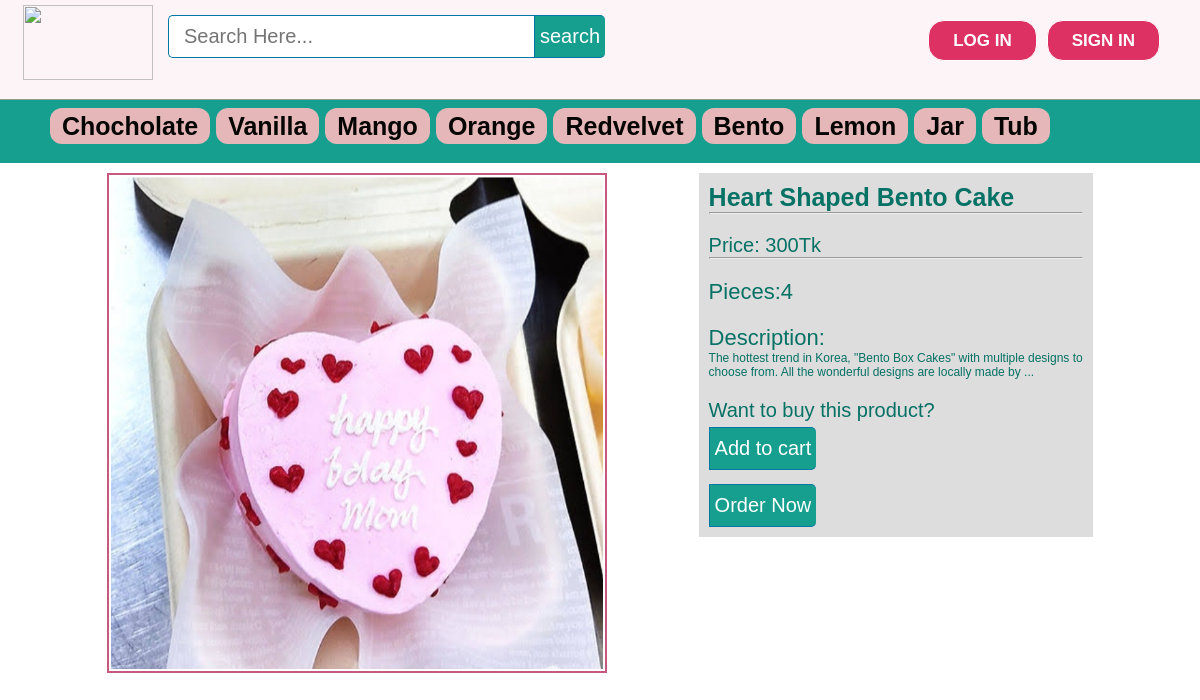
The app's page /OurProducts/view_product.php?pid=25 with its own data.
### tables this page shows
CREATE TABLE `products` (
  `id` int(11) NOT NULL,
  `pName` varchar(100) NOT NULL,
  `price` int(11) NOT NULL,
  `piece` int(11) NOT NULL,
  `description` text NOT NULL,
  `available` int(11) NOT NULL,
  `category` varchar(100) NOT NULL,
  `type` varchar(100) NOT NULL,
  `item` varchar(100) NOT NULL,
  `pCode` varchar(20) NOT NULL,
  `picture` text NOT NULL
);

### OurProducts/view_product.php (the view, shortened to what this page needs)
<?php include ( "../inc/connect.inc.php" ); ?>
<?php
if (isset($_REQUEST['pid'])) {
	$pid = mysqli_real_escape_string($con, $_REQUEST['pid']);
}else {
	header('location: index.php');
}
$getposts = mysqli_query($con, "SELECT * FROM products WHERE id ='$pid'") or die(mysqlI_error($con));
					if (mysqli_num_rows($getposts)) {
						$row = mysqli_fetch_assoc($getposts);
						$pName = $row['pName'];
						$price = $row['price'];
						$piece=$row['piece'];
						$description = $row['description'];
						$picture = $row['picture'];
						$item = $row['item'];
					}
?>
<!DOCTYPE html>
<html>
<head>
	<link rel="stylesheet" type="text/css" href="../css/style.css">
</head>
<body>
	<?php include ( "../inc/mainheader.inc.php" ); ?>
	<div class="categolis">
		<table>
			<tr>
				<th>
					<a href="chocholate.php" style="text-decoration: none;color: #040403;padding: 4px 12px;background-color: #e6b7b8;border-radius: 12px;">Chocholate</a>
				</th>
				<th><a href="vanilla.php" style="text-decoration: none;color: #040403;padding: 4px 12px;background-color: #e6b7b8;border-radius: 12px;">Vanilla</a></th>
				<th><a href="mango.php" style="text-decoration: none;color: #040403;padding: 4px 12px;background-color: #e6b7b8;border-radius: 12px;">Mango</a></th>
				<th><a href="orange.php" style="text-decoration: none;color: #040403;padding: 4px 12px;background-color: #e6b7b8;border-radius: 12px;">Orange</a></th>
				<th><a href="redVelvet.php" style="text-decoration: none;color: #040403;padding: 4px 12px;background-color: #e6b7b8;border-radius: 12px;">Redvelvet</a></th>
				<th><a href="bento.php" style="text-decoration: none;color: #040403;padding: 4px 12px;background-color: #e6b7b8;border-radius: 12px;">Bento</a></th>
				<th><a href="lemon.php" style="text-decoration: none;color: #040403;padding: 4px 12px;background-color: #e6b7b8;border-radius: 12px;">Lemon</a></th>
				<th><a href="jar.php" style="text-decoration: none;color: #040403;padding: 4px 12px;background-color: #e6b7b8;border-radius: 12px;">Jar</a></th>
				<th><a href="tub.php" style="text-decoration: none;color: #040403;padding: 4px 12px;background-color: #e6b7b8;border-radius: 12px;">Tub</a></th>
			</tr>
		</table>
	</div>
	<div style="margin: 0 97px; padding: 10px">
		<?php
			echo '
				<div style="float: left;">
				<div>
					<img src="../image/product/'.$item.'/'.$picture.'" style="height: 500px; width: 500px; padding: 2px; border: 2px solid #c7587e;">
				</div>
				</div>
				<div style="float: right;width: 40%;color: #067165;background-color: #ddd;padding: 10px;">
					<div style="">
						<h3 style="font-size: 25px; font-weight: bold; ">'.$pName.'</h3><hr>
						<h3 style="padding: 20px 0 0 0; font-size: 20px;">Price: '.$price.'Tk</h3><hr>
						<h3 style="padding: 20px 0 0 0; font-size: 22px; ">Pieces:'.$piece.'</h3>
						<h3 style="padding: 20px 0 0 0; font-size: 22px; ">Description:</h3>
						<p>
							'.$description.'
						</p>
						<div>
							<h3 style="padding: 20px 0 5px 0; font-size: 20px;">Want to buy this product? </h3>
							<div id="srcheader">
								<form id="" method="post" action="">
								        <input type="submit" name="addcart" value="Add to cart" class="srcbutton" >
								</form><br/>
								<form id="" method="post" action="../orderform.php?poid='.$pid.'">
								        <input type="submit" value="Order Now" class="srcbutton" >
								</form>
								<div class="srcclear"></div>
							</div>
						</div>
					</div>
				</div>
			';
		?>
	</div>
</body>
</html>

### css/style.css (style rules this page uses)
html, body, div, span, applet, object, iframe, h1, h2, h3, h4, h5, h6, p, blockquote, pre, a, abbr, acronym, address, big, cite, code, del, dfn, em, img, ins, kbd, q, s, samp, small, strike, strong, sub, sup, tt, var, b, u, i, center, dl, dt, dd, ol, ul, li, fieldset, form, label, legend, table, caption, tbody, tfoot, thead, tr, th, td, article, aside, canvas, details, embed, figure, figcaption, footer, header, hgroup, menu, nav, output, ruby, section, summary, time, mark, audio, video { margin: 0; padding: 0; border: 0; font: inherit; vertical-align: baseline; box-sizing: border-box; }
h3 { font-size: 25px; }
body { line-height: normal; }
table { border-collapse: collapse; border-spacing: 0; }
* { margin: 0px; padding: 0px; }
body, button, input, label, select, td, textarea { font-family: Arial, Helvetica, tahoma,verdana,arial,sans-serif; font-size: 12px; }
body { width: 100%; position: relative; background-color: #ffffff; min-width: 1080px; }
.srcbutton { margin: 0; padding: 9px 5px; font-family: Arial, Helvetica, sans-serif; font-size:20px; outline: none; cursor: pointer; text-align: center; text-decoration: none; color: #ffffff; border: solid 1px #0076a3; border-right:0px; background: #169E8F; border-top-right-radius: 5px 5px; border-bottom-right-radius: 5px 5px; }
.categolis { line-height: 1.3; font-weight: bold; color: #fff; padding: 110px 0px 20px 50px; background-color: #169e8f; text-align: center; font-size: 25px; }
.categolis table tbody tr th { padding: 0px 6px 0px 0px; }

### records on screen
products: item+picture (picture), pName "Heart Shaped Bento Cake", price "300", piece "4", description "The hottest trend in Korea, \"Bento Box Cakes\" with multiple designs to choose from. All the wonderful designs are locally made by ..."
